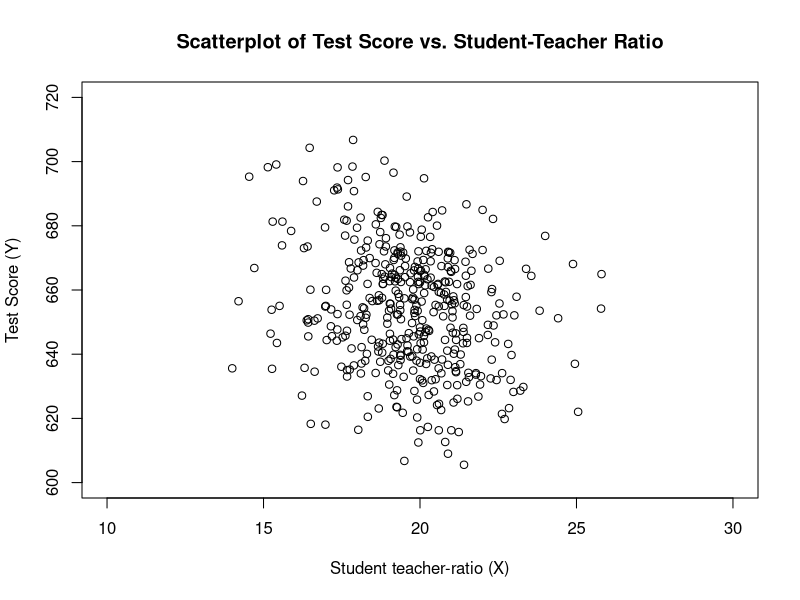
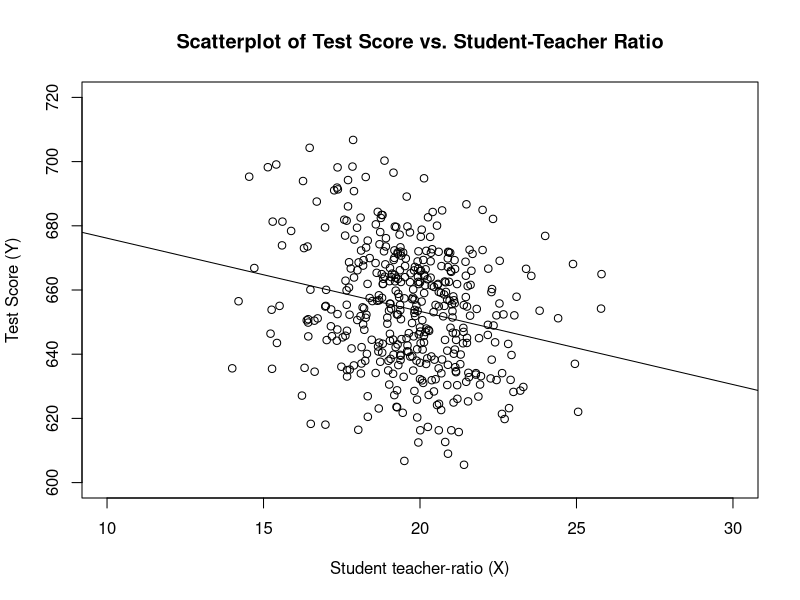
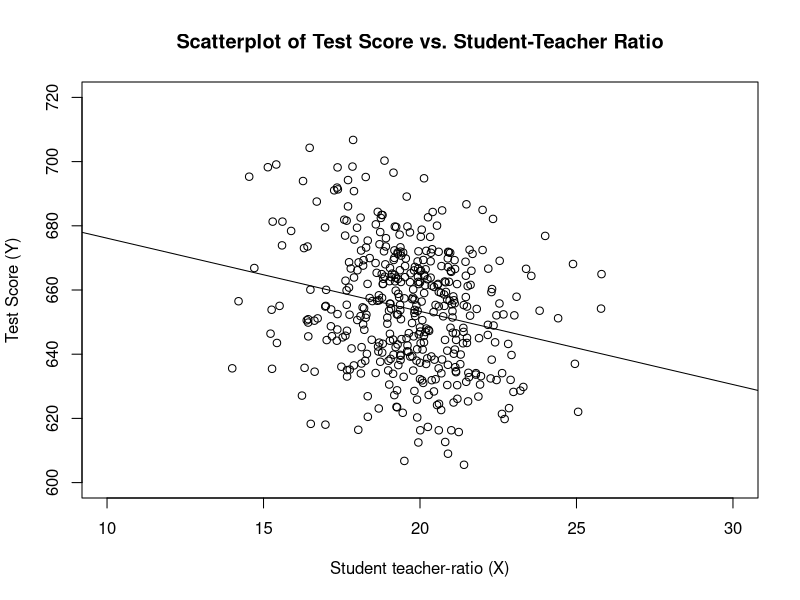

The R script that drew these images, in order:
## ---- chunk 1
knitr::opts_chunk$set(echo = TRUE, warning = FALSE, message = FALSE)
## ---- chunk 2
library(AER)                                                    # contains the dataset 
data(CASchools) 

CASchools$tsratio  <- CASchools$students/CASchools$teachers     # teacher-student-ratio
CASchools$score    <- (CASchools$read + CASchools$math)/2       # average test-score
## ---- chunk 3
mean(CASchools$tsratio) 
mean(CASchools$score)
sd(CASchools$tsratio) 
sd(CASchools$score)
quantiles          <- c(0.10, 0.25, 0.4, 0.5, 0.6, 0.75, 0.9)
quantile(CASchools$tsratio, quantiles)
quantile(CASchools$score, quantiles)
## ---- chunk 4
plot(score ~ tsratio, 
     data = CASchools,
     main = "Scatterplot of Test Score vs. Student-Teacher Ratio", 
     xlab = "Student teacher-ratio (X)",
     ylab = "Test Score (Y)",
     xlim = c(10,30),
     ylim = c(600, 720))
## ---- chunk 5
attach(CASchools)
beta_1 <- sum((tsratio - mean(tsratio))*(score - mean(score))) / sum((tsratio - mean(tsratio))^2)
beta_0 <- mean(score) - beta_1 * mean(tsratio)

OLS<- function(beta_0, beta_1, x){
        beta_0 + x* beta_1
     }

#curve(OLS, from = 0, to = 10, beta_0 = beta_0, beta_1 = beta_1)
## ---- chunk 6
plot(score ~ tsratio, 
     data = CASchools,
     main = "Scatterplot of Test Score vs. Student-Teacher Ratio", 
     xlab = "Student teacher-ratio (X)",
     ylab = "Test Score (Y)",
     xlim = c(10,30),
     ylim = c(600, 720))

linear_model <- lm(score ~ tsratio, data = CASchools)
linear_model

abline(a = beta_0, b = beta_1)
## ---- chunk 7
linear_model <- lm(score ~ tsratio, data = CASchools)
linear_model
## ---- chunk 8
library(xtable)
plot(score ~ tsratio, 
     data = CASchools,
     main = "Scatterplot of Test Score vs. Student-Teacher Ratio", 
     xlab = "Student teacher-ratio (X)",
     ylab = "Test Score (Y)",
     xlim = c(10,30),
     ylim = c(600, 720))

abline(linear_model)
